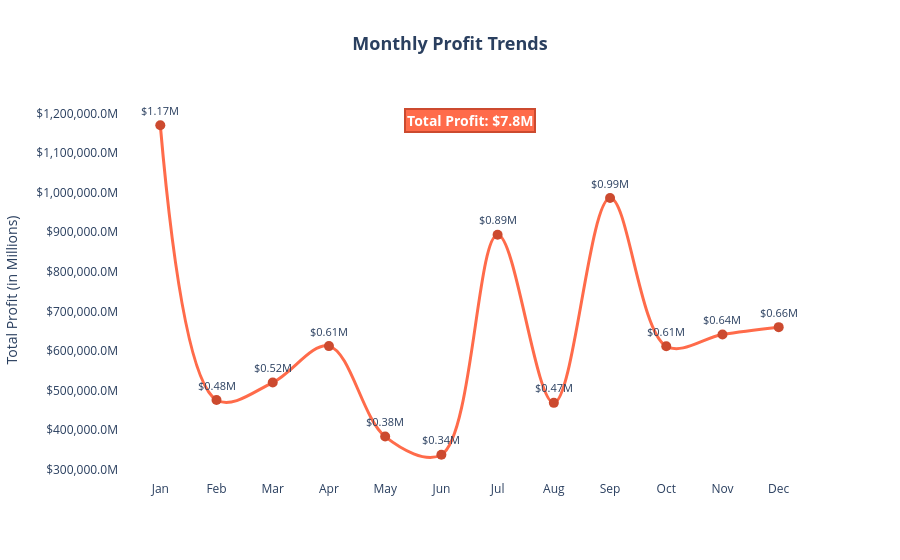

Notebook source saved alongside this figure:
### Markdown cell above
### Monthly Profit Trends

### Code cell
# Profit by Month
gb = df.groupby(df['Order_Date'].dt.month_name().str[:3])['Profit'].sum().reset_index()
gb.columns = ['Month', 'Total_Profit']

sort_months = ["Jan", "Feb", "Mar", "Apr", "May", "Jun", "Jul", "Aug", "Sep", "Oct", "Nov", "Dec"]
gb['Month'] = pd.Categorical(gb['Month'], categories=sort_months, ordered=True)
gb = gb.sort_values('Month')

fig = px.line(gb, x='Month', y='Total_Profit', title='<b>Monthly Profit Trends</b>',
              markers=True, line_shape='spline')

for i, row in gb.iterrows():
    fig.add_annotation(
        x=row['Month'],
        y=row['Total_Profit'],
        text=f"${row['Total_Profit']/1000000:.2f}M",
        showarrow=False,
        yshift=15,
        font=dict(size=11)
    )

fig.update_layout(
    xaxis_title='',
    yaxis_title='Total Profit (in Millions)',
    plot_bgcolor='white',
    hovermode='x unified',
    title_x=0.5,
    title_font_size=18
)

fig.add_annotation(
    x=0.5,
    y=0.98,
    xref='paper',
    yref='paper',
    text=f'<b>Total Profit: ${gb["Total_Profit"].sum()/1000000:.1f}M</b>',
    showarrow=False,
    font=dict(size=14, color='white'),
    bgcolor='#FF6B4A',
    bordercolor='#CC4A2F',
    borderwidth=2
)

fig.update_traces(line=dict(width=3, color='#FF6B4A'),
                  marker=dict(size=10, color='#CC4A2F'))

fig.update_yaxes(tickprefix='$', ticksuffix='M', tickformat=',.1f')
fig.show()

### Figure 1 — Plotly figure (JSON) as saved in the notebook; plotly's stock layout.template omitted (floating-point values rounded to 4 significant figures)
{"data": [{"hovertemplate": "Month=%{x}<br>Total_Profit=%{y}<extra></extra>", "legendgroup": "", "line": {"color": "#FF6B4A", "dash": "solid", "shape": "spline", "width": 3}, "marker": {"color": "#CC4A2F", "size": 10, "symbol": "circle"}, "mode": "lines+markers", "name": "", "orientation": "v", "showlegend": false, "type": "scatter", "x": ["Jan", "Feb", "Mar", "Apr", "May", "Jun", "Jul", "Aug", "Sep", "Oct", "Nov", "Dec"], "xaxis": "x", "y": [1170331, 476225, 520215, 612396, 383813, 337894, 893555, 469019, 986485, 612085, 641681, 660274], "yaxis": "y"}], "layout": {"annotations": [{"font": {"size": 11}, "showarrow": false, "text": "$1.17M", "x": "Jan", "y": 1170331, "yshift": 15}, {"font": {"size": 11}, "showarrow": false, "text": "$0.48M", "x": "Feb", "y": 476225, "yshift": 15}, {"font": {"size": 11}, "showarrow": false, "text": "$0.52M", "x": "Mar", "y": 520215, "yshift": 15}, {"font": {"size": 11}, "showarrow": false, "text": "$0.61M", "x": "Apr", "y": 612396, "yshift": 15}, {"font": {"size": 11}, "showarrow": false, "text": "$0.38M", "x": "May", "y": 383813, "yshift": 15}, {"font": {"size": 11}, "showarrow": false, "text": "$0.34M", "x": "Jun", "y": 337894, "yshift": 15}, {"font": {"size": 11}, "showarrow": false, "text": "$0.89M", "x": "Jul", "y": 893555, "yshift": 15}, {"font": {"size": 11}, "showarrow": false, "text": "$0.47M", "x": "Aug", "y": 469019, "yshift": 15}, {"font": {"size": 11}, "showarrow": false, "text": "$0.99M", "x": "Sep", "y": 986485, "yshift": 15}, {"font": {"size": 11}, "showarrow": false, "text": "$0.61M", "x": "Oct", "y": 612085, "yshift": 15}, {"font": {"size": 11}, "showarrow": false, "text": "$0.64M", "x": "Nov", "y": 641681, "yshift": 15}, {"font": {"size": 11}, "showarrow": false, "text": "$0.66M", "x": "Dec", "y": 660274, "yshift": 15}, {"bgcolor": "#FF6B4A", "bordercolor": "#CC4A2F", "borderwidth": 2, "font": {"color": "white", "size": 14}, "showarrow": false, "text": "<b>Total Profit: $7.8M</b>", "x": 0.5, "xref": "paper", "y": 0.98, "yref": "paper"}], "hovermode": "x unified", "legend": {"tracegroupgap": 0}, "plot_bgcolor": "white", "title": {"font": {"size": 18}, "text": "<b>Monthly Profit Trends</b>", "x": 0.5}, "xaxis": {"anchor": "y", "domain": [0, 1], "title": {"text": ""}}, "yaxis": {"anchor": "x", "domain": [0, 1], "tickformat": ",.1f", "tickprefix": "$", "ticksuffix": "M", "title": {"text": "Total Profit (in Millions)"}}}}
